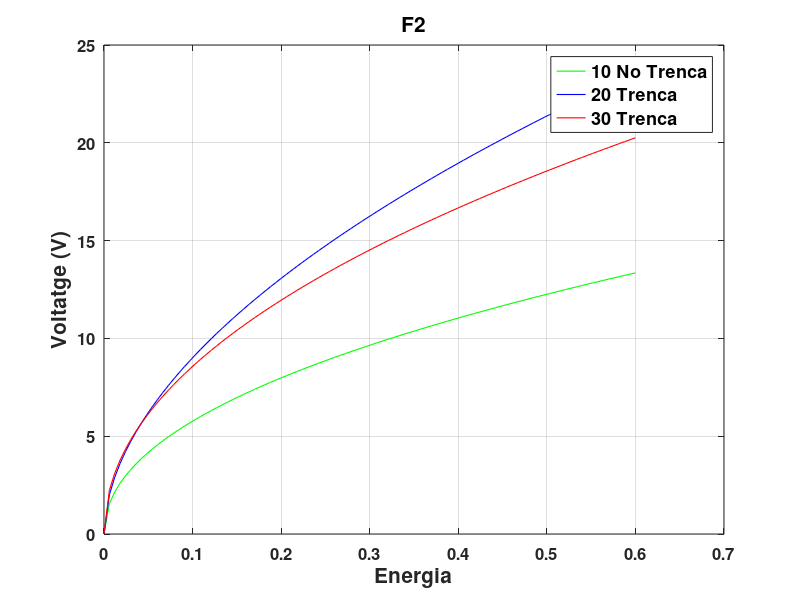

The MATLAB script that drew this image: (Note: this script raises an error after producing the figure.)
clear all;
close all;

x = linspace(0,0.6,100);
s = 16.958*x.^(0.4683);
q = 31.001*x.^(0.5367);
p = 25.888*x.^(0.4802);

plot(x,s,'g', 'LineWidth', 0.8);
grid on;
hold on;

plot(x,q,'b', 'LineWidth', 0.8);
grid on;
hold on;

plot(x,p,'r', 'LineWidth', 0.8);
grid on;
hold on;

set(gca, 'FontSize', 12, 'FontWeight', 'bold');
title('F2','FontSize', 15, 'FontWeight', 'bold');
xlabel('Energia','FontSize', 15, 'FontWeight', 'bold');
ylabel('Voltatge (V)','FontSize', 15, 'FontWeight', 'bold');
legend('10 No Trenca','20 Trenca','30 Trenca','FontSize', 13, 'FontWeight', 'bold');
rectangle('Position', [gca().XLim(1), gca().YLim(1), diff(gca().XLim), diff(gca().YLim)], 'EdgeColor', 'k');